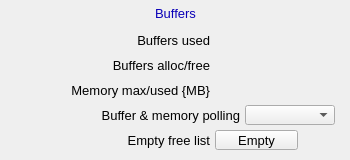
<?xml version="1.0" ?>
<ui version="4.0">
  <class>Dialog</class>
  <widget class="PyDMFrame" name="screen">
    <property name="geometry">
      <rect>
        <x>603</x>
        <y>111</y>
        <width>350</width>
        <height>160</height>
      </rect>
    </property>
    <property name="styleSheet">
      <string notr="true">PyDMFrame#screen {
  color: rgb(0, 0, 0);
  background-color: rgb(187, 187, 187);
  }</string>
    </property>
    <property name="windowTitle">
      <string>ADBuffers</string>
    </property>
    <widget class="PyDMFrame" name="composite">
      <property name="geometry">
        <rect>
          <x>123</x>
          <y>2</y>
          <width>105</width>
          <height>21</height>
        </rect>
      </property>
      <widget class="PyDMDrawingRectangle" name="rectangle">
        <property name="geometry">
          <rect>
            <x>0</x>
            <y>0</y>
            <width>105</width>
            <height>21</height>
          </rect>
        </property>
        <property name="brush" stdset="0">
          <brush brushstyle="SolidPattern">
            <color alpha="255">
              <red>218</red>
              <green>218</green>
              <blue>218</blue>
            </color>
          </brush>
        </property>
        <property name="penStyle" stdset="0">
          <enum>Qt::SolidLine</enum>
        </property>
        <property name="penColor" stdset="0">
          <color>
            <red>218</red>
            <green>218</green>
            <blue>218</blue>
          </color>
        </property>
        <property name="penWidth" stdset="0">
          <double>0</double>
        </property>
        <property name="penCapStyle" stdset="0">
          <enum>Qt::FlatCap</enum>
        </property>
        <property name="toolTip">
          <string>rectangle</string>
        </property>
      </widget>
    </widget>
    <widget class="QLabel" name="text">
      <property name="geometry">
        <rect>
          <x>97</x>
          <y>3</y>
          <width>157</width>
          <height>20</height>
        </rect>
      </property>
      <property name="text">
        <string>Buffers</string>
      </property>
      <property name="font" stdset="0">
        <font>
          <pointsize>10</pointsize>
        </font>
      </property>
      <property name="brush" stdset="0">
        <brush brushstyle="SolidPattern">
          <color alpha="255">
            <red>10</red>
            <green>0</green>
            <blue>184</blue>
          </color>
        </brush>
      </property>
      <property name="toolTip">
        <string>text</string>
      </property>
      <property name="alignment">
        <set>Qt::AlignCenter</set>
      </property>
      <property name="styleSheet">
        <string notr="true">QLabel#text {
  color: rgb(10, 0, 184);
  }</string>
      </property>
    </widget>
    <widget class="QLabel" name="text_1">
      <property name="geometry">
        <rect>
          <x>50</x>
          <y>30</y>
          <width>160</width>
          <height>20</height>
        </rect>
      </property>
      <property name="text">
        <string>Buffers used</string>
      </property>
      <property name="font" stdset="0">
        <font>
          <pointsize>10</pointsize>
        </font>
      </property>
      <property name="brush" stdset="0">
        <brush brushstyle="SolidPattern">
          <color alpha="255">
            <red>0</red>
            <green>0</green>
            <blue>0</blue>
          </color>
        </brush>
      </property>
      <property name="toolTip">
        <string>text_1</string>
      </property>
      <property name="alignment">
        <set>Qt::AlignRight|Qt::AlignTrailing|Qt::AlignVCenter</set>
      </property>
      <property name="styleSheet">
        <string notr="true">QLabel#text_1 {
  color: rgb(0, 0, 0);
  }</string>
      </property>
    </widget>
    <widget class="PyDMLabel" name="text_update">
      <property name="geometry">
        <rect>
          <x>215</x>
          <y>31</y>
          <width>50</width>
          <height>18</height>
        </rect>
      </property>
      <property name="toolTip">
        <string>PV: ${P}${R}PoolUsedBuffers</string>
      </property>
      <property name="channel" stdset="0">
        <string>ca://${P}${R}PoolUsedBuffers</string>
      </property>
      <property name="font" stdset="0">
        <font>
          <pointsize>10</pointsize>
        </font>
      </property>
      <property name="alignment">
        <set>Qt::AlignRight|Qt::AlignTrailing|Qt::AlignVCenter</set>
      </property>
      <property name="textInteractionFlags">
        <set>Qt::TextSelectableByKeyboard|Qt::TextSelectableByMouse</set>
      </property>
      <property name="styleSheet">
        <string notr="true">PyDMLabel#text_update {
  color: rgb(10, 0, 184);
  background-color: rgb(187, 187, 187);
  }</string>
      </property>
    </widget>
    <widget class="QLabel" name="text_2">
      <property name="geometry">
        <rect>
          <x>30</x>
          <y>55</y>
          <width>180</width>
          <height>20</height>
        </rect>
      </property>
      <property name="text">
        <string>Buffers alloc/free</string>
      </property>
      <property name="font" stdset="0">
        <font>
          <pointsize>10</pointsize>
        </font>
      </property>
      <property name="brush" stdset="0">
        <brush brushstyle="SolidPattern">
          <color alpha="255">
            <red>0</red>
            <green>0</green>
            <blue>0</blue>
          </color>
        </brush>
      </property>
      <property name="toolTip">
        <string>text_2</string>
      </property>
      <property name="alignment">
        <set>Qt::AlignRight|Qt::AlignTrailing|Qt::AlignVCenter</set>
      </property>
      <property name="styleSheet">
        <string notr="true">QLabel#text_2 {
  color: rgb(0, 0, 0);
  }</string>
      </property>
    </widget>
    <widget class="PyDMLabel" name="text_update_1">
      <property name="geometry">
        <rect>
          <x>215</x>
          <y>56</y>
          <width>50</width>
          <height>18</height>
        </rect>
      </property>
      <property name="toolTip">
        <string>PV: ${P}${R}PoolAllocBuffers</string>
      </property>
      <property name="channel" stdset="0">
        <string>ca://${P}${R}PoolAllocBuffers</string>
      </property>
      <property name="font" stdset="0">
        <font>
          <pointsize>10</pointsize>
        </font>
      </property>
      <property name="alignment">
        <set>Qt::AlignRight|Qt::AlignTrailing|Qt::AlignVCenter</set>
      </property>
      <property name="textInteractionFlags">
        <set>Qt::TextSelectableByKeyboard|Qt::TextSelectableByMouse</set>
      </property>
      <property name="styleSheet">
        <string notr="true">PyDMLabel#text_update_1 {
  color: rgb(10, 0, 184);
  background-color: rgb(187, 187, 187);
  }</string>
      </property>
    </widget>
    <widget class="PyDMLabel" name="text_update_2">
      <property name="geometry">
        <rect>
          <x>270</x>
          <y>56</y>
          <width>50</width>
          <height>18</height>
        </rect>
      </property>
      <property name="toolTip">
        <string>PV: ${P}${R}PoolFreeBuffers</string>
      </property>
      <property name="channel" stdset="0">
        <string>ca://${P}${R}PoolFreeBuffers</string>
      </property>
      <property name="font" stdset="0">
        <font>
          <pointsize>10</pointsize>
        </font>
      </property>
      <property name="alignment">
        <set>Qt::AlignRight|Qt::AlignTrailing|Qt::AlignVCenter</set>
      </property>
      <property name="textInteractionFlags">
        <set>Qt::TextSelectableByKeyboard|Qt::TextSelectableByMouse</set>
      </property>
      <property name="styleSheet">
        <string notr="true">PyDMLabel#text_update_2 {
  color: rgb(10, 0, 184);
  background-color: rgb(187, 187, 187);
  }</string>
      </property>
    </widget>
    <widget class="PyDMDrawingRectangle" name="rectangle_1">
      <property name="geometry">
        <rect>
          <x>0</x>
          <y>0</y>
          <width>350</width>
          <height>160</height>
        </rect>
      </property>
      <property name="brush" stdset="0">
        <brush brushstyle="NoBrush">
          <color alpha="255">
            <red>0</red>
            <green>0</green>
            <blue>0</blue>
          </color>
        </brush>
      </property>
      <property name="penStyle" stdset="0">
        <enum>Qt::SolidLine</enum>
      </property>
      <property name="penColor" stdset="0">
        <color>
          <red>0</red>
          <green>0</green>
          <blue>0</blue>
        </color>
      </property>
      <property name="penWidth" stdset="0">
        <double>1</double>
      </property>
      <property name="penCapStyle" stdset="0">
        <enum>Qt::FlatCap</enum>
      </property>
      <property name="toolTip">
        <string>rectangle_1</string>
      </property>
    </widget>
    <widget class="PyDMEnumComboBox" name="menu">
      <property name="geometry">
        <rect>
          <x>245</x>
          <y>105</y>
          <width>90</width>
          <height>20</height>
        </rect>
      </property>
      <property name="toolTip">
        <string>${P}${R}PoolUsedMem.SCAN</string>
      </property>
      <property name="channel" stdset="0">
        <string>ca://${P}${R}PoolUsedMem.SCAN</string>
      </property>
      <property name="font" stdset="0">
        <font>
          <pointsize>10</pointsize>
        </font>
      </property>
      <property name="styleSheet">
        <string notr="true">PyDMEnumComboBox#menu {
  color: rgb(0, 0, 0);
  background-color: rgb(115, 223, 255);
  }</string>
      </property>
    </widget>
    <widget class="QLabel" name="text_3">
      <property name="geometry">
        <rect>
          <x>10</x>
          <y>105</y>
          <width>230</width>
          <height>20</height>
        </rect>
      </property>
      <property name="text">
        <string>Buffer &amp; memory polling</string>
      </property>
      <property name="font" stdset="0">
        <font>
          <pointsize>10</pointsize>
        </font>
      </property>
      <property name="brush" stdset="0">
        <brush brushstyle="SolidPattern">
          <color alpha="255">
            <red>0</red>
            <green>0</green>
            <blue>0</blue>
          </color>
        </brush>
      </property>
      <property name="toolTip">
        <string>text_3</string>
      </property>
      <property name="alignment">
        <set>Qt::AlignRight|Qt::AlignTrailing|Qt::AlignVCenter</set>
      </property>
      <property name="styleSheet">
        <string notr="true">QLabel#text_3 {
  color: rgb(0, 0, 0);
  }</string>
      </property>
    </widget>
    <widget class="PyDMLabel" name="text_update_3">
      <property name="geometry">
        <rect>
          <x>215</x>
          <y>81</y>
          <width>60</width>
          <height>18</height>
        </rect>
      </property>
      <property name="toolTip">
        <string>PV: ${P}${R}PoolMaxMem</string>
      </property>
      <property name="channel" stdset="0">
        <string>ca://${P}${R}PoolMaxMem</string>
      </property>
      <property name="font" stdset="0">
        <font>
          <pointsize>10</pointsize>
        </font>
      </property>
      <property name="alignment">
        <set>Qt::AlignRight|Qt::AlignTrailing|Qt::AlignVCenter</set>
      </property>
      <property name="textInteractionFlags">
        <set>Qt::TextSelectableByKeyboard|Qt::TextSelectableByMouse</set>
      </property>
      <property name="styleSheet">
        <string notr="true">PyDMLabel#text_update_3 {
  color: rgb(10, 0, 184);
  background-color: rgb(187, 187, 187);
  }</string>
      </property>
    </widget>
    <widget class="PyDMLabel" name="text_update_4">
      <property name="geometry">
        <rect>
          <x>280</x>
          <y>81</y>
          <width>60</width>
          <height>18</height>
        </rect>
      </property>
      <property name="toolTip">
        <string>PV: ${P}${R}PoolUsedMem</string>
      </property>
      <property name="channel" stdset="0">
        <string>ca://${P}${R}PoolUsedMem</string>
      </property>
      <property name="font" stdset="0">
        <font>
          <pointsize>10</pointsize>
        </font>
      </property>
      <property name="alignment">
        <set>Qt::AlignRight|Qt::AlignTrailing|Qt::AlignVCenter</set>
      </property>
      <property name="textInteractionFlags">
        <set>Qt::TextSelectableByKeyboard|Qt::TextSelectableByMouse</set>
      </property>
      <property name="styleSheet">
        <string notr="true">PyDMLabel#text_update_4 {
  color: rgb(10, 0, 184);
  background-color: rgb(187, 187, 187);
  }</string>
      </property>
    </widget>
    <widget class="QLabel" name="text_4">
      <property name="geometry">
        <rect>
          <x>10</x>
          <y>80</y>
          <width>200</width>
          <height>20</height>
        </rect>
      </property>
      <property name="text">
        <string>Memory max/used {MB}</string>
      </property>
      <property name="font" stdset="0">
        <font>
          <pointsize>10</pointsize>
        </font>
      </property>
      <property name="brush" stdset="0">
        <brush brushstyle="SolidPattern">
          <color alpha="255">
            <red>0</red>
            <green>0</green>
            <blue>0</blue>
          </color>
        </brush>
      </property>
      <property name="toolTip">
        <string>text_4</string>
      </property>
      <property name="alignment">
        <set>Qt::AlignRight|Qt::AlignTrailing|Qt::AlignVCenter</set>
      </property>
      <property name="styleSheet">
        <string notr="true">QLabel#text_4 {
  color: rgb(0, 0, 0);
  }</string>
      </property>
    </widget>
    <widget class="QLabel" name="text_5">
      <property name="geometry">
        <rect>
          <x>60</x>
          <y>130</y>
          <width>150</width>
          <height>20</height>
        </rect>
      </property>
      <property name="text">
        <string>Empty free list</string>
      </property>
      <property name="font" stdset="0">
        <font>
          <pointsize>10</pointsize>
        </font>
      </property>
      <property name="brush" stdset="0">
        <brush brushstyle="SolidPattern">
          <color alpha="255">
            <red>0</red>
            <green>0</green>
            <blue>0</blue>
          </color>
        </brush>
      </property>
      <property name="toolTip">
        <string>text_5</string>
      </property>
      <property name="alignment">
        <set>Qt::AlignRight|Qt::AlignTrailing|Qt::AlignVCenter</set>
      </property>
      <property name="styleSheet">
        <string notr="true">QLabel#text_5 {
  color: rgb(0, 0, 0);
  }</string>
      </property>
    </widget>
    <widget class="PyDMPushButton" name="message_button">
      <property name="geometry">
        <rect>
          <x>215</x>
          <y>130</y>
          <width>83</width>
          <height>20</height>
        </rect>
      </property>
      <property name="text">
        <string>Empty</string>
      </property>
      <property name="font" stdset="0">
        <font>
          <pointsize>10</pointsize>
        </font>
      </property>
      <property name="toolTip">
        <string>${P}${R}EmptyFreeList</string>
      </property>
      <property name="channel" stdset="0">
        <string>ca://${P}${R}EmptyFreeList</string>
      </property>
      <property name="pressValue" stdset="0">
        <string>1</string>
      </property>
      <property name="styleSheet">
        <string notr="true">PyDMPushButton#message_button {
  color: rgb(0, 0, 0);
  background-color: rgb(115, 223, 255);
  }</string>
      </property>
    </widget>
  </widget>
  <customwidgets>
    <customwidget>
      <class>PyDMFrame</class>
      <extends>QFrame</extends>
      <header>pydm.widgets.frame</header>
    </customwidget>
    <customwidget>
      <class>PyDMDrawingRectangle</class>
      <extends>QWidget</extends>
      <header>pydm.widgets.drawing</header>
    </customwidget>
    <customwidget>
      <class>PyDMLabel</class>
      <extends>QLabel</extends>
      <header>pydm.widgets.label</header>
    </customwidget>
    <customwidget>
      <class>PyDMEnumComboBox</class>
      <extends>QComboBox</extends>
      <header>pydm.widgets.enum_combo_box</header>
    </customwidget>
    <customwidget>
      <class>PyDMPushButton</class>
      <extends>QPushButton</extends>
      <header>pydm.widgets.pushbutton</header>
    </customwidget>
  </customwidgets>
</ui>
